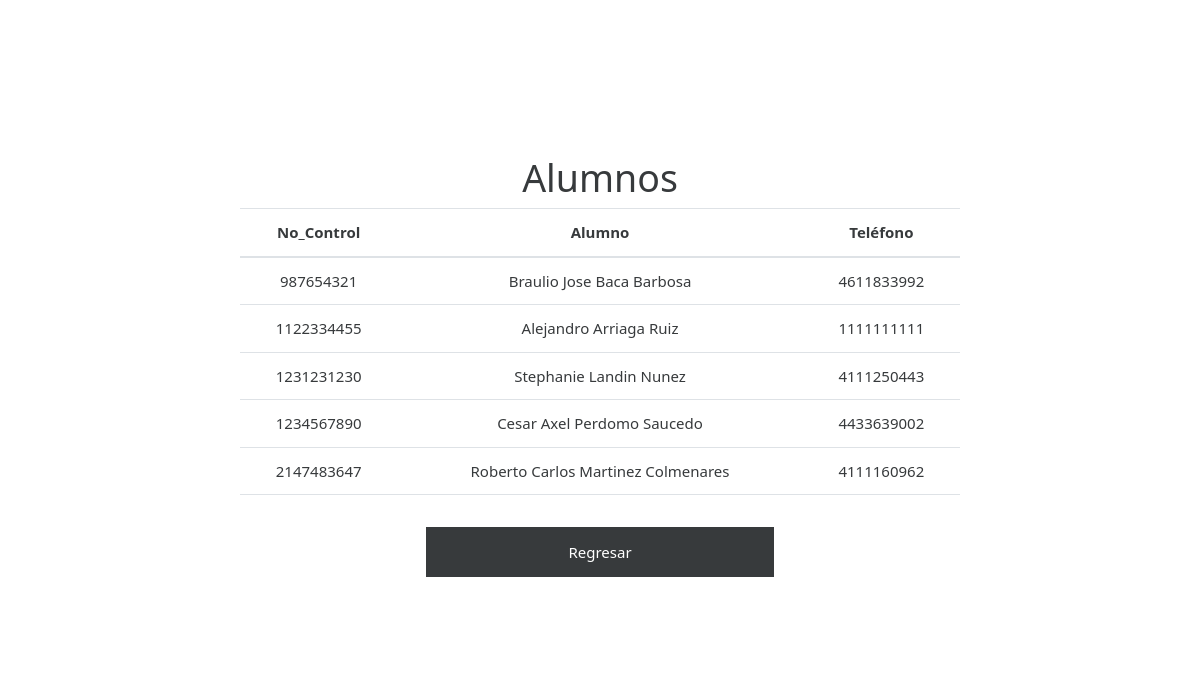
The page /view/alumnos.php (signed in) on the database its author committed.
### tables this page shows
create table alumno(
		no_control int not null,
		usuario varchar(100) not null,
		alumno varchar(200) not null,
		contrasena varchar(200) not null,
		telefono varchar(15) not null,
		constraint PKAlumno primary key (no_control)
	);

### model/functions_bd.php (called while the page is built, shortened)
<?php
	class functions{
		private $conexion;
		function __construct(){
            $this->conexion=mysqli_connect("localhost", "id5607173_cesaraxel24", "caps2001", "id5607173_moviles");
		}
		public function getAllAlumno(){
			$query="select * from alumno ";
			$rs=mysqli_query($this->conexion, $query);
			return $rs;
		}
	}
?>

### view/alumnos.php (the view, shortened to what this page needs)
<?php
	require_once('../model/functions_bd.php');
	$bd=new functions();
	$rsAlumno=$bd->getAllAlumno();
?>
<!DOCTYPE html>
<html>
<head>
	<link rel="stylesheet" type="text/css" href="css/cosmo.css">
	<link rel="stylesheet" type="text/css" href="css/style.css">
</head>
<body>
	<center>
		<div id="container">
			<div class="central" id="alumno">
				<h1>Alumnos</h1>
				<table id="table-alumno" class="table table-hover">
					<thead>
						<th>No_Control</th>
						<th>Alumno</th>
						<th>Teléfono</th>
					</thead>
					<?php
						while ($value=mysqli_fetch_array($rsAlumno)) {
							echo "<tr>";
							echo "<td>".$value[0]."</td>";
							echo "<td>".$value[2]."</td>";
							echo "<td>".$value[4]."</td>";
					  		echo "</tr>";
						}
					?>
					<tr>
						<td colspan="4"><a href='addministracion.php'><button type="button" class="btn btn-secondary" style="margin-top:20px; width:50%; height:50px;">Regresar</button></a></td>
					</tr>
				</table>
			</div>
		</div>
	</center>
</body>
</html>

### view/css/style.css (style rules this page uses)
.central { position: absolute; left: 50%; top: 50%; transform: translate(-50%, -50%); -webkit-transform: translate(-50%, -50%); }
#table-alumno { width:100%; text-align:center; border-radius:10%; }
#alumno { width:60%; height:490px; background-color:white; border-radius:10%; }

### rows shown on the page
alumno: no_control "987654321", alumno "Braulio Jose Baca Barbosa", telefono "4611833992"
alumno: no_control "1122334455", alumno "Alejandro Arriaga Ruiz", telefono "1111111111"
alumno: no_control "1231231230", alumno "Stephanie Landin Nunez", telefono "4111250443"
alumno: no_control "1234567890", alumno "Cesar Axel Perdomo Saucedo", telefono "4433639002"
alumno: no_control "2147483647", alumno "Roberto Carlos Martinez Colmenares", telefono "4111160962"
